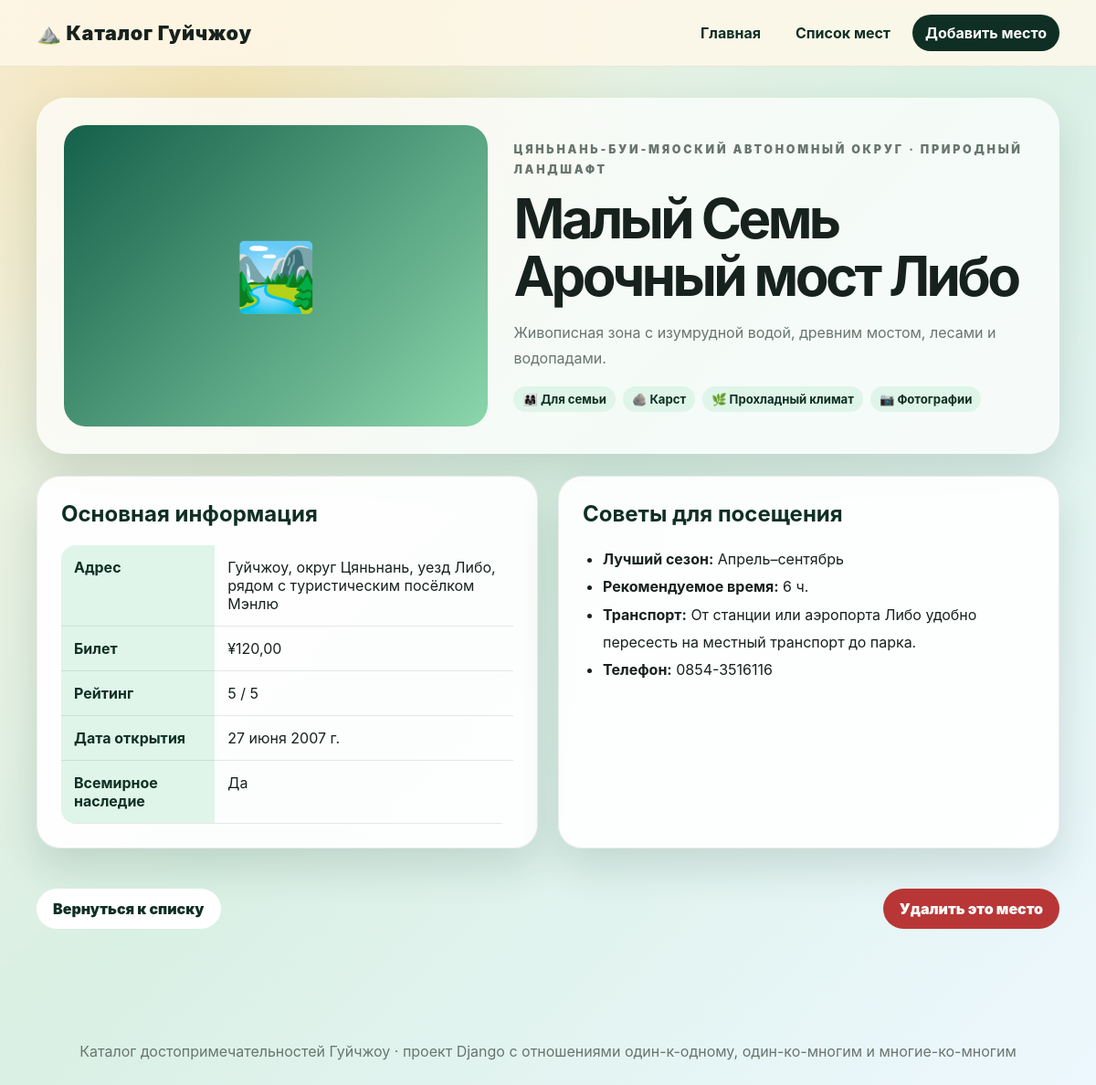
Screenshot of /spots/7/ with the database file from the repository.
### catalog/models.py (models this page shows, shortened)
class ScenicSpot(models.Model):
    class Category(models.TextChoices):
        NATURE = "nature", "Природный ландшафт"
        CULTURE = "culture", "Исторический городок"
        WATERFALL = "waterfall", "Водопады и ущелья"
        CAVE = "cave", "Пещеры и карст"
        ETHNIC = "ethnic", "Этническая культура"
    name = models.CharField("Название достопримечательности", max_length=120)
    region = models.ForeignKey(
        Region,
        verbose_name="Район",
        related_name="spots",
        on_delete=models.PROTECT,
    )
    features = models.ManyToManyField(
        Feature,
        verbose_name="Особенности",
        related_name="spots",
        blank=True,
    )
    category = models.CharField("Тип достопримечательности", max_length=20, choices=Category.choices)
    short_description = models.TextField("Краткое описание")
    address = models.CharField("Адрес", max_length=180)
    ticket_price = models.DecimalField("Цена билета", max_digits=7, decimal_places=2)
    rating = models.PositiveSmallIntegerField(
        "Рейтинг рекомендации",
        validators=[MinValueValidator(1), MaxValueValidator(5)],
        help_text="Оценка от 1 до 5",
    )
    opening_date = models.DateField("Дата открытия/создания")
    is_world_heritage = models.BooleanField("Объект Всемирного наследия", default=False)
    image_url = models.URLField("Ссылка на изображение", blank=True)
    created_at = models.DateTimeField("Дата добавления", auto_now_add=True)
    class Meta:
        verbose_name = "Достопримечательность"
        verbose_name_plural = "Достопримечательности"
        ordering = ["region__name", "name"]

class Region(models.Model):
    name = models.CharField("Название района", max_length=80, unique=True)
    description = models.TextField("Описание района", blank=True)
    class Meta:
        verbose_name = "Район"
        verbose_name_plural = "Районы"
        ordering = ["name"]

class Feature(models.Model):
    name = models.CharField("Название особенности", max_length=50, unique=True)
    icon = models.CharField("Иконка", max_length=8, default="✨")
    class Meta:
        verbose_name = "Особенность"
        verbose_name_plural = "Особенности"
        ordering = ["name"]

class SpotProfile(models.Model):
    spot = models.OneToOneField(
        ScenicSpot,
        verbose_name="Достопримечательность",
        related_name="profile",
        on_delete=models.CASCADE,
    )
    best_season = models.CharField("Лучший сезон для поездки", max_length=80)
    suggested_hours = models.PositiveSmallIntegerField("Рекомендуемое время посещения, часы", default=3)
    transport_tips = models.TextField("Советы по транспорту")
    official_phone = models.CharField("Телефон для справок", max_length=30, blank=True)
    class Meta:
        verbose_name = "Дополнительная информация"
        verbose_name_plural = "Дополнительная информация"

### catalog/views.py (the view)
# urls.py: path("spots/<int:pk>/", views.SpotDetailView.as_view(), name="spot_detail"),
class SpotDetailView(DetailView):
    model = ScenicSpot
    template_name = "catalog/spot_detail.html"
    context_object_name = "spot"
    queryset = ScenicSpot.objects.select_related("region", "profile").prefetch_related("features")

### catalog/templates/catalog/spot_detail.html (shortened to what this page needs)
{% extends "catalog/base.html" %}
{% block content %}
<article class="detail-layout">
    <section class="detail-hero">
        {% if spot.image_url %}
            <img src="{{ spot.image_url }}" alt="Изображение: {{ spot.name }}">
        {% else %}
            <div class="detail-placeholder">🏞️</div>
        {% endif %}
        <div>
            <p class="eyebrow">{{ spot.region.name }} · {{ spot.get_category_display }}</p>
            <h1>{{ spot.name }}</h1>
            <p>{{ spot.short_description }}</p>
            <div class="tag-row">
                {% for feature in spot.features.all %}
                    <span>{{ feature.icon }} {{ feature.name }}</span>
                {% endfor %}
            </div>
        </div>
    </section>
    <section class="info-grid">
        <div class="info-block">
            <h2>Основная информация</h2>
            <table>
                <tr><th>Адрес</th><td>{{ spot.address }}</td></tr>
                <tr><th>Билет</th><td>¥{{ spot.ticket_price }}</td></tr>
                <tr><th>Рейтинг</th><td>{{ spot.rating }} / 5</td></tr>
                <tr><th>Дата открытия</th><td>{{ spot.opening_date }}</td></tr>
                <tr><th>Всемирное наследие</th><td>{% if spot.is_world_heritage %}Да{% else %}Нет{% endif %}</td></tr>
            </table>
        </div>
        <div class="info-block">
            <h2>Советы для посещения</h2>
            {% if spot.profile %}
                <ul class="tips-list">
                    <li><strong>Лучший сезон:</strong> {{ spot.profile.best_season }}</li>
                    <li><strong>Рекомендуемое время:</strong> {{ spot.profile.suggested_hours }} ч.</li>
                    <li><strong>Транспорт:</strong> {{ spot.profile.transport_tips }}</li>
                    {% if spot.profile.official_phone %}
                        <li><strong>Телефон:</strong> {{ spot.profile.official_phone }}</li>
                    {% endif %}
                </ul>
            {% else %}
                <p>Дополнительной информации пока нет.</p>
            {% endif %}
        </div>
    </section>
    <div class="danger-zone">
        <a class="button secondary" href="{% url 'spot_list' %}">Вернуться к списку</a>
        <a class="button danger" href="{% url 'spot_delete' spot.pk %}">Удалить это место</a>
    </div>
</article>
{% endblock %}

### catalog/static/catalog/css/styles.css (style rules this page uses)
:root { --green-900: #0f2f24; --green-700: #1d6048; --green-500: #2f9b72; --mint: #dff5e9; --gold: #f4b942; --cream: #fff8ea; --ink: #17211d; --muted: #69756f; --card: rgba(255, 255, 255, 0.92); --shadow: 0 20px 45px rgba(15, 47, 36, 0.14); }
* { box-sizing: border-box; }
body { margin: 0; min-height: 100vh; color: var(--ink); font-family: "Inter", "Segoe UI", "Arial", sans-serif; background: radial-gradient(circle at 20% 10%, rgba(244, 185, 66, 0.28), transparent 28rem), linear-gradient(135deg, #f7f1de 0%, #d9f0e4 48%, #eef8ff 100%); }
a { color: inherit; text-decoration: none; }
.hero h1, .page-title h1, .detail-hero h1, .confirm-box h1 { margin: 0; font-size: clamp(2.2rem, 5vw, 4.7rem); line-height: 1.05; letter-spacing: -0.06em; }
.eyebrow { margin: 0 0 10px; color: var(--gold); font-size: 0.78rem; font-weight: 900; letter-spacing: 0.22em; text-transform: uppercase; }
.hero-actions, .form-actions, .danger-zone, .confirm-box form { display: flex; gap: 12px; flex-wrap: wrap; align-items: center; }
.button { display: inline-flex; justify-content: center; align-items: center; min-height: 44px; padding: 0 18px; border: 0; border-radius: 999px; font-weight: 900; cursor: pointer; transition: transform 0.2s ease, box-shadow 0.2s ease; }
.secondary, .ghost { background: white; color: var(--green-900); }
.danger { background: #b93636; color: white; }
.stats-grid, .card-grid, .info-grid { display: grid; gap: 22px; }
.stats-grid article, .spot-card, .info-block, .spot-form, .filter-panel, .confirm-box { background: var(--card); border: 1px solid rgba(15, 47, 36, 0.08); border-radius: 26px; box-shadow: var(--shadow); }
.spot-placeholder, .detail-placeholder { display: grid; place-items: center; font-size: 4.5rem; background: linear-gradient(135deg, #15604a, #8bd6ab); }
.tag-row { display: flex; flex-wrap: wrap; gap: 8px; }
.tag-row span { padding: 6px 10px; border-radius: 999px; background: var(--mint); color: var(--green-900); font-size: 0.82rem; font-weight: 700; }
.detail-layout { display: grid; gap: 24px; }
.detail-hero { display: grid; grid-template-columns: minmax(280px, 0.9fr) minmax(0, 1.1fr); gap: 28px; align-items: center; padding: 30px; border-radius: 32px; background: rgba(255, 255, 255, 0.72); box-shadow: var(--shadow); }
.detail-hero img, .detail-placeholder { width: 100%; min-height: 330px; object-fit: cover; border-radius: 24px; }
.detail-hero p { line-height: 1.8; color: var(--muted); }
.info-grid { grid-template-columns: 1fr 1fr; }
.info-block { padding: 26px; }
.info-block h2 { margin-top: 0; color: var(--green-900); }
table { width: 100%; border-collapse: collapse; overflow: hidden; border-radius: 16px; }
th, td { padding: 14px; border-bottom: 1px solid rgba(15, 47, 36, 0.1); text-align: left; vertical-align: top; }
th { width: 34%; background: var(--mint); color: var(--green-900); }
.tips-list { margin: 0; padding-left: 22px; line-height: 1.9; }
.danger-zone { justify-content: space-between; padding: 20px 0; }

### rows the page displays
ScenicSpot: region.name "ЦЯНЬНАНЬ-БУИ-МЯОСКИЙ АВТОНОМНЫЙ ОКРУГ", category "ПРИРОДНЫЙ ЛАНДШАФТ", name "Малый Семь Арочный мост Либо", short_description "Живописная зона с изумрудной водой, древним мостом, лесами и водопадами.", address "Гуйчжоу, округ Цяньнань, уезд Либо, рядом с туристическим посёлком Мэнлю", ticket_price "120,00", rating "5", opening_date "27 июня 2007 г.", profile.best_season "Апрель–сентябрь", profile.suggested_hours "6", profile.transport_tips "От станции или аэропорта Либо удобно пересесть на местный транспорт до парка.", profile.official_phone "0854-3516116"
Feature: icon "👨‍👩‍👧", name "Для семьи"
Feature: icon "🪨", name "Карст"
Feature: icon "🌿", name "Прохладный климат"
Feature: icon "📷", name "Фотографии"
